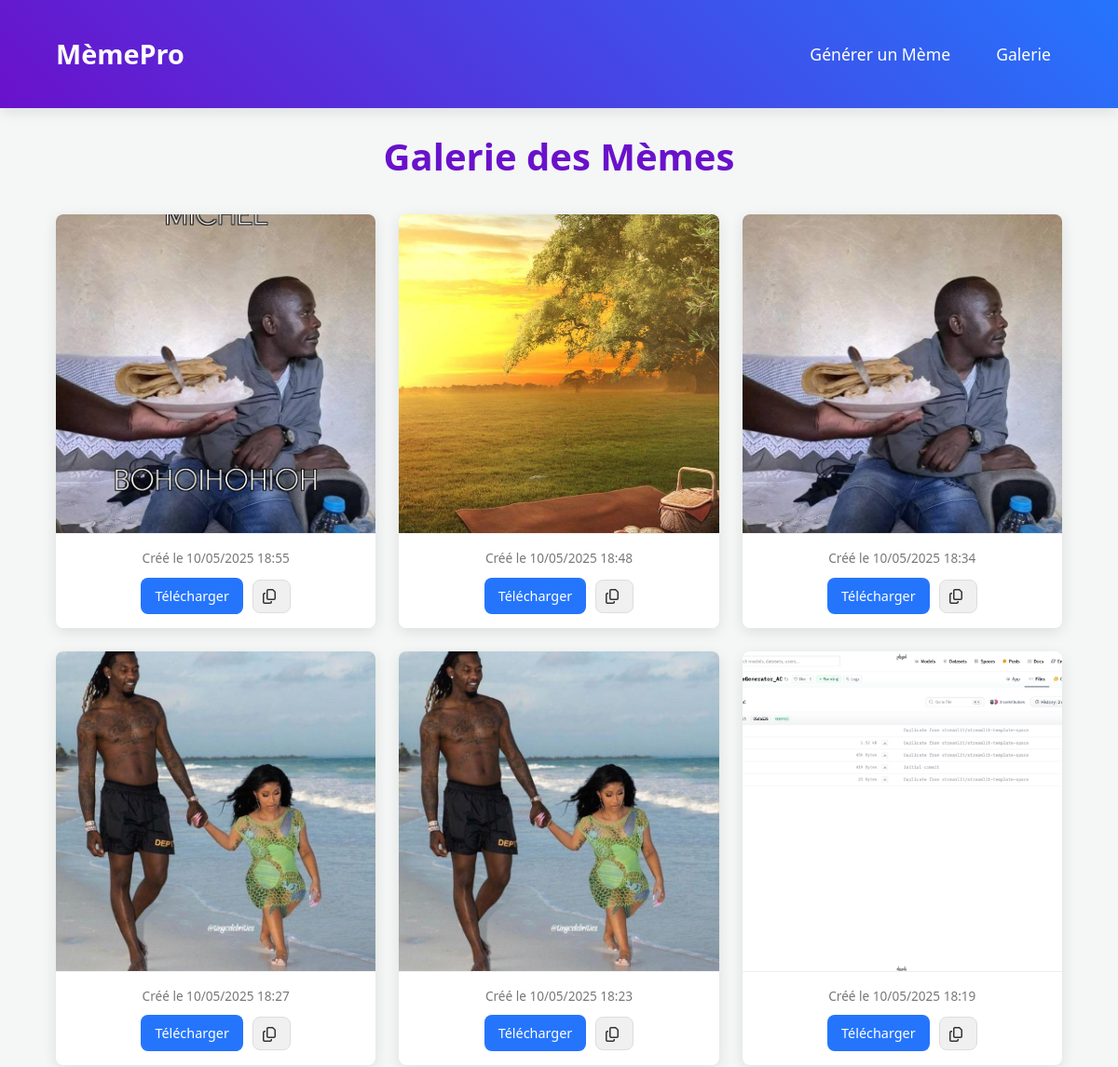
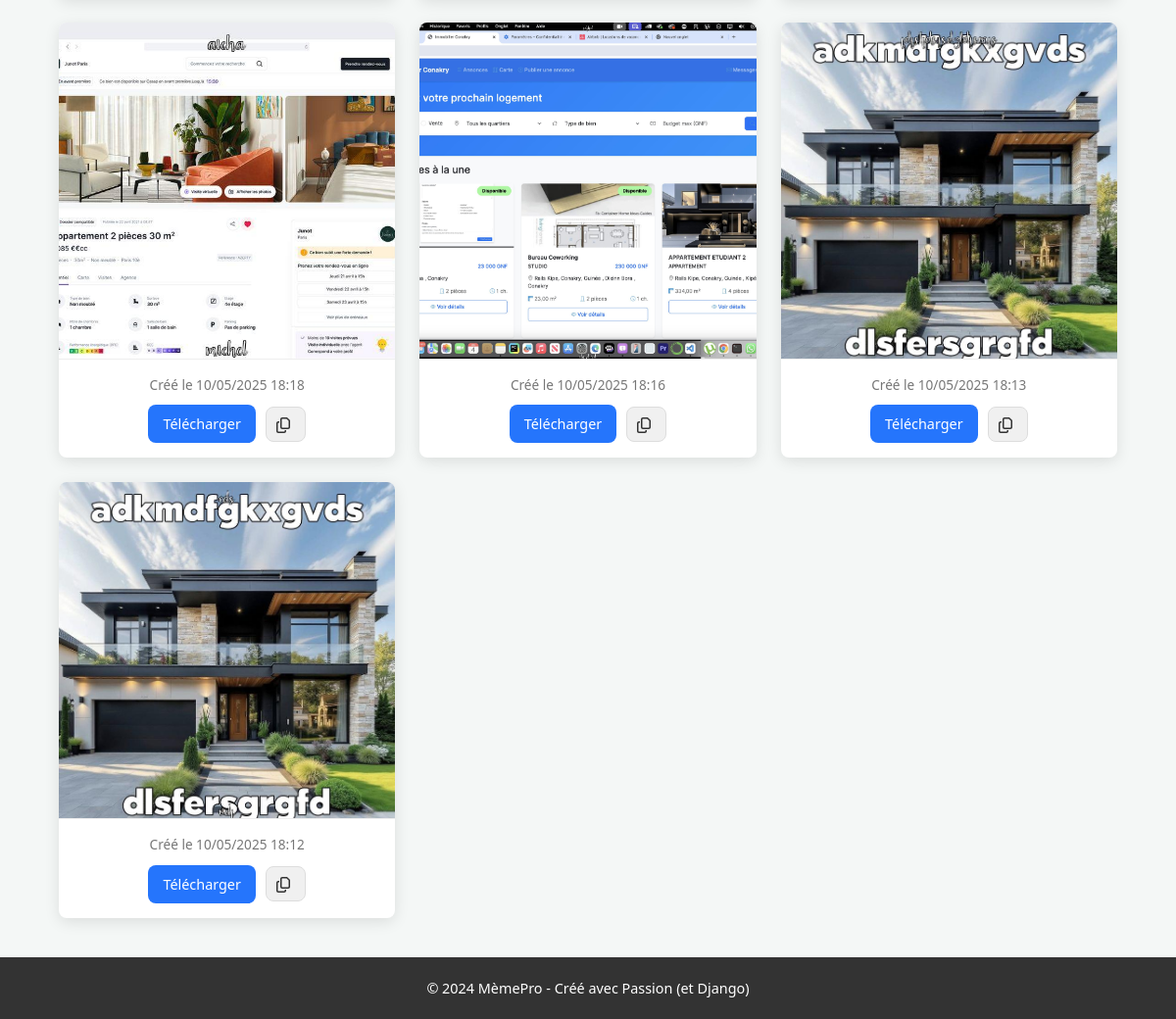
Page /gallery/ on the committed database (2 pictures, top to bottom).
### meme/models.py (models this page shows, shortened)
class Meme(models.Model):
    original_image = models.ImageField(upload_to='originals/')
    top_text = models.CharField(max_length=100, blank=True)
    bottom_text = models.CharField(max_length=100, blank=True)
    generated_image = models.ImageField(upload_to='generated/', blank=True, null=True)
    created_at = models.DateTimeField(auto_now_add=True)

### meme/views.py (the view)
# urls.py: path('gallery/', views.meme_gallery, name='meme_gallery'),
def meme_gallery(request):
    memes = Meme.objects.exclude(generated_image__exact='').exclude(generated_image__isnull=True).order_by('-created_at')
    return render(request, 'meme/meme_gallery.html', {'memes': memes})

### meme/templates/meme/meme_gallery.html (shortened to what this page needs)
{% extends 'meme/base.html' %}
{% load static %}
{% block content %}
<h1>Galerie des Mèmes</h1>
<div class="gallery-grid">
    {% for meme in memes %}
        <div class="gallery-item">
            <img src="{{ meme.generated_image.url }}" alt="Mème {{ meme.id }}" class="gallery-image">
            <div class="gallery-item-info">
                <p><small>Créé le {{ meme.created_at|date:"d/m/Y H:i" }}</small></p>
                <div class="gallery-item-actions">
                    <a href="{{ meme.generated_image.url }}" download="meme_{{ meme.id }}.jpg" class="btn btn-download">Télécharger</a>
                    <button class="btn btn-copy-link" title="Copier le lien" onclick="copyMemeLink('{{ request.scheme }}://{{ request.get_host }}{{ meme.generated_image.url }}', this)">
                    </button>
                </div>
            </div>
        </div>
    {% empty %}
        <p class="empty-gallery">Aucun mème pour le moment. <a href="{% url 'meme_create' %}">Créez-en un !</a></p>
    {% endfor %}
</div>
{% endblock %}

### meme/templates/meme/base.html (shortened to what this page needs)
<!DOCTYPE html>
<html lang="fr">
<head>
    {% load static %}
    <link rel="stylesheet" href="{% static 'meme/style.css' %}">
</head>
<body>
    <nav class="navbar">
        <div class="container">
            <a class="navbar-brand" href="{% url 'meme_create' %}">MèmePro</a>
            <ul class="navbar-nav">
                <li><a href="{% url 'meme_create' %}">Générer un Mème</a></li>
                <li><a href="{% url 'meme_gallery' %}">Galerie</a></li>
            </ul>
        </div>
    </nav>
    <main class="container">
        {% block content %}
        {% endblock %}
    </main>
    <footer>
        <p>&copy; 2024 MèmePro - Créé avec Passion (et Django)</p>
    </footer>
</body>
</html>

### meme/static/meme/style.css (style rules this page uses)
:root { --primary-color: #6a11cb; --secondary-color: #2575fc; --accent-color: #ff5722; --text-color: #333; --light-text-color: #fff; --bg-color: #f4f7f6; --card-bg-color: #ffffff; --border-radius: 8px; --box-shadow: 0 4px 15px rgba(0, 0, 0, 0.1); --font-family: 'Segoe UI', 'Roboto', 'Helvetica Neue', sans-serif; }
* { margin: 0; padding: 0; box-sizing: border-box; }
body { font-family: var(--font-family); background-color: var(--bg-color); color: var(--text-color); line-height: 1.6; display: flex; flex-direction: column; min-height: 100vh; }
.container { width: 90%; max-width: 1200px; margin: 0 auto; padding: 20px 0; }
main.container { flex-grow: 1; padding-top: 20px; padding-bottom: 40px; }
h1 { text-align: center; margin-bottom: 30px; color: var(--primary-color); font-size: 2.5em; font-weight: 700; }
.navbar { background: linear-gradient(45deg, var(--primary-color), var(--secondary-color)); color: var(--light-text-color); padding: 15px 0; box-shadow: var(--box-shadow); position: sticky; top: 0; z-index: 1000; }
.navbar .container { display: flex; justify-content: space-between; align-items: center; }
.navbar-brand { font-size: 1.8em; font-weight: bold; color: var(--light-text-color); text-decoration: none; }
.navbar-nav { list-style: none; display: flex; }
.navbar-nav li { margin-left: 25px; }
.navbar-nav a { color: var(--light-text-color); text-decoration: none; font-size: 1.1em; padding: 8px 12px; border-radius: var(--border-radius); transition: background-color 0.3s ease, color 0.3s ease; }
footer { background-color: #333; color: var(--light-text-color); text-align: center; padding: 20px 0; font-size: 0.9em; }
.btn { display: inline-block; padding: 12px 25px; border: none; border-radius: var(--border-radius); text-decoration: none; font-size: 1em; font-weight: 500; cursor: pointer; transition: background-color 0.3s ease, transform 0.2s ease; text-align: center; }
.btn-download { background-color: var(--secondary-color); color: var(--light-text-color); font-size: 0.9em; padding: 8px 15px; }
.gallery-grid { display: grid; grid-template-columns: repeat(auto-fill, minmax(280px, 1fr)); gap: 25px; margin-top: 30px; }
.gallery-item { background-color: var(--card-bg-color); border-radius: var(--border-radius); box-shadow: var(--box-shadow); overflow: hidden; transition: transform 0.3s ease, box-shadow 0.3s ease; display: flex; flex-direction: column; }
.gallery-image { width: 100%; height: auto; aspect-ratio: 1 / 1; object-fit: cover; border-bottom: 1px solid #eee; }
.gallery-item-info { padding: 15px; text-align: center; display: flex; flex-direction: column; justify-content: space-between; flex-grow: 1; }
.gallery-item-info p small { color: #777; font-size: 0.85em; margin-bottom: 10px; display: block; }
.gallery-item-actions { display: flex; justify-content: center; align-items: center; gap: 10px; margin-top: auto; }
.btn-copy-link { background-color: #f0f0f0; color: var(--text-color); padding: 8px 10px; border: 1px solid #ddd; border-radius: var(--border-radius); cursor: pointer; transition: background-color 0.3s ease; position: relative; }
.btn-copy-link svg { vertical-align: middle; }

### rows in the picture
Meme: generated_image (picture), created_at "10/05/2025 18:55"
Meme: generated_image (picture), created_at "10/05/2025 18:48"
Meme: generated_image (picture), created_at "10/05/2025 18:34"
Meme: generated_image (picture), created_at "10/05/2025 18:27"
Meme: generated_image (picture), created_at "10/05/2025 18:23"
Meme: generated_image (picture), created_at "10/05/2025 18:19"
Meme: generated_image (picture), created_at "10/05/2025 18:18"
Meme: generated_image (picture), created_at "10/05/2025 18:16"
Meme: generated_image (picture), created_at "10/05/2025 18:13"
Meme: generated_image (picture), created_at "10/05/2025 18:12"
